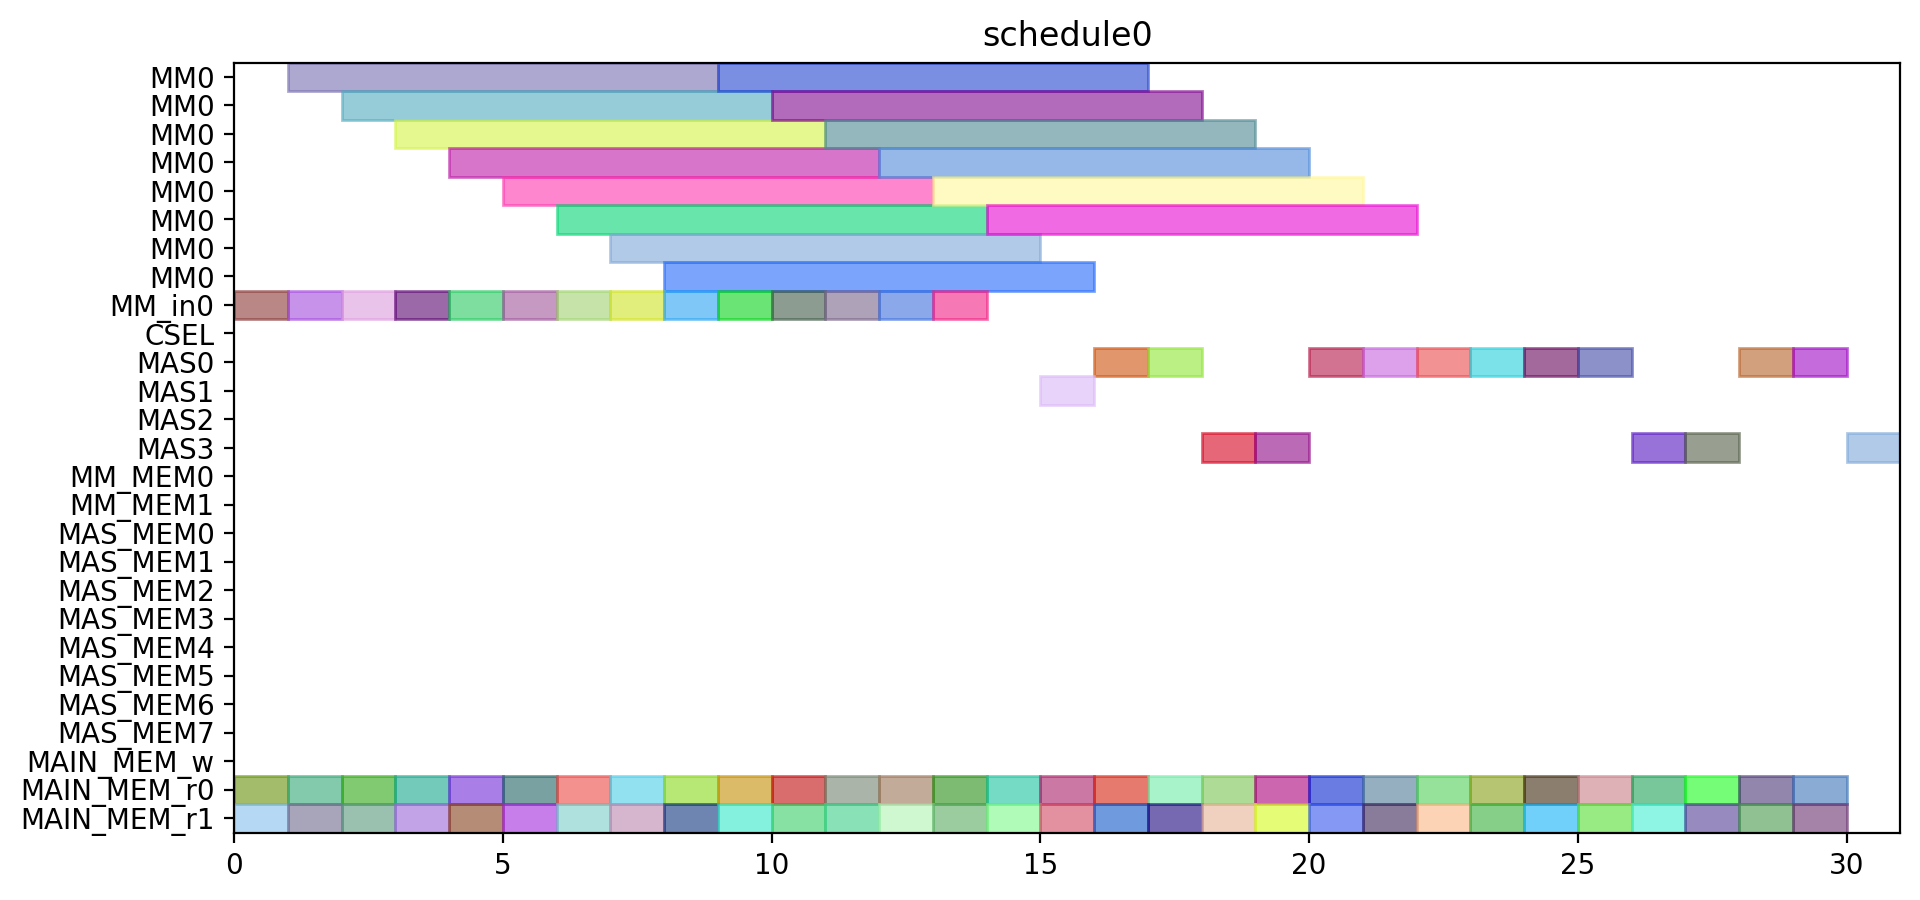

Write Python code to recreate this figure.
from pyschedule import Scenario, solvers, plotters, alt


def solve():
	horizon = 120
	S = Scenario("schedule0", horizon=horizon)

	# resource
	MM = S.Resources('MM', num=1, size=8)
	MM_in = S.Resources('MM_in', num=1)
	CSEL = S.Resource('CSEL')
	MAS = S.Resources('MAS', num=4, size=1, periods=range(1, horizon))
	MM_MEM = S.Resources('MM_MEM', num=2)
	MAS_MEM = S.Resources('MAS_MEM', num=8)
	MAIN_MEM_w = S.Resource('MAIN_MEM_w', size=1)
	MAIN_MEM_r = S.Resources('MAIN_MEM_r', num=2)

	# result of previous scheduling

	# new tasks
	t1_t0 = S.Task('t1_t0', length=8, delay_cost=1)
	t1_t0 += alt(MM)
	t1_t0_in = S.Task('t1_t0_in', length=1, delay_cost=1)
	t1_t0_in += alt(MM_in)
	S += t1_t0_in*MM_in[0]<=t1_t0*MM[0]
	t1_t0_mem0 = S.Task('t1_t0_mem0', length=1, delay_cost=1)
	t1_t0_mem0 += MAIN_MEM_r[0]
	S += t1_t0_mem0 <= t1_t0

	t1_t0_mem1 = S.Task('t1_t0_mem1', length=1, delay_cost=1)
	t1_t0_mem1 += MAIN_MEM_r[1]
	S += t1_t0_mem1 <= t1_t0

	t1_t1 = S.Task('t1_t1', length=8, delay_cost=1)
	t1_t1 += alt(MM)
	t1_t1_in = S.Task('t1_t1_in', length=1, delay_cost=1)
	t1_t1_in += alt(MM_in)
	S += t1_t1_in*MM_in[0]<=t1_t1*MM[0]
	t1_t1_mem0 = S.Task('t1_t1_mem0', length=1, delay_cost=1)
	t1_t1_mem0 += MAIN_MEM_r[0]
	S += t1_t1_mem0 <= t1_t1

	t1_t1_mem1 = S.Task('t1_t1_mem1', length=1, delay_cost=1)
	t1_t1_mem1 += MAIN_MEM_r[1]
	S += t1_t1_mem1 <= t1_t1

	t1_t2 = S.Task('t1_t2', length=1, delay_cost=1)
	t1_t2 += alt(MAS)
	t1_t2_mem0 = S.Task('t1_t2_mem0', length=1, delay_cost=1)
	t1_t2_mem0 += MAIN_MEM_r[0]
	S += t1_t2_mem0 <= t1_t2

	t1_t2_mem1 = S.Task('t1_t2_mem1', length=1, delay_cost=1)
	t1_t2_mem1 += MAIN_MEM_r[1]
	S += t1_t2_mem1 <= t1_t2

	t1_t3 = S.Task('t1_t3', length=1, delay_cost=1)
	t1_t3 += alt(MAS)
	t1_t3_mem0 = S.Task('t1_t3_mem0', length=1, delay_cost=1)
	t1_t3_mem0 += MAIN_MEM_r[0]
	S += t1_t3_mem0 <= t1_t3

	t1_t3_mem1 = S.Task('t1_t3_mem1', length=1, delay_cost=1)
	t1_t3_mem1 += MAIN_MEM_r[1]
	S += t1_t3_mem1 <= t1_t3

	t2_t0 = S.Task('t2_t0', length=8, delay_cost=1)
	t2_t0 += alt(MM)
	t2_t0_in = S.Task('t2_t0_in', length=1, delay_cost=1)
	t2_t0_in += alt(MM_in)
	S += t2_t0_in*MM_in[0]<=t2_t0*MM[0]
	t2_t0_mem0 = S.Task('t2_t0_mem0', length=1, delay_cost=1)
	t2_t0_mem0 += MAIN_MEM_r[0]
	S += t2_t0_mem0 <= t2_t0

	t2_t0_mem1 = S.Task('t2_t0_mem1', length=1, delay_cost=1)
	t2_t0_mem1 += MAIN_MEM_r[1]
	S += t2_t0_mem1 <= t2_t0

	t2_t1 = S.Task('t2_t1', length=8, delay_cost=1)
	t2_t1 += alt(MM)
	t2_t1_in = S.Task('t2_t1_in', length=1, delay_cost=1)
	t2_t1_in += alt(MM_in)
	S += t2_t1_in*MM_in[0]<=t2_t1*MM[0]
	t2_t1_mem0 = S.Task('t2_t1_mem0', length=1, delay_cost=1)
	t2_t1_mem0 += MAIN_MEM_r[0]
	S += t2_t1_mem0 <= t2_t1

	t2_t1_mem1 = S.Task('t2_t1_mem1', length=1, delay_cost=1)
	t2_t1_mem1 += MAIN_MEM_r[1]
	S += t2_t1_mem1 <= t2_t1

	t2_t2 = S.Task('t2_t2', length=1, delay_cost=1)
	t2_t2 += alt(MAS)
	t2_t2_mem0 = S.Task('t2_t2_mem0', length=1, delay_cost=1)
	t2_t2_mem0 += MAIN_MEM_r[0]
	S += t2_t2_mem0 <= t2_t2

	t2_t2_mem1 = S.Task('t2_t2_mem1', length=1, delay_cost=1)
	t2_t2_mem1 += MAIN_MEM_r[1]
	S += t2_t2_mem1 <= t2_t2

	t2_t3 = S.Task('t2_t3', length=1, delay_cost=1)
	t2_t3 += alt(MAS)
	t2_t3_mem0 = S.Task('t2_t3_mem0', length=1, delay_cost=1)
	t2_t3_mem0 += MAIN_MEM_r[0]
	S += t2_t3_mem0 <= t2_t3

	t2_t3_mem1 = S.Task('t2_t3_mem1', length=1, delay_cost=1)
	t2_t3_mem1 += MAIN_MEM_r[1]
	S += t2_t3_mem1 <= t2_t3

	t0_t0 = S.Task('t0_t0', length=8, delay_cost=1)
	t0_t0 += alt(MM)
	t0_t0_in = S.Task('t0_t0_in', length=1, delay_cost=1)
	t0_t0_in += alt(MM_in)
	S += t0_t0_in*MM_in[0]<=t0_t0*MM[0]
	t0_t0_mem0 = S.Task('t0_t0_mem0', length=1, delay_cost=1)
	t0_t0_mem0 += MAIN_MEM_r[0]
	S += t0_t0_mem0 <= t0_t0

	t0_t0_mem1 = S.Task('t0_t0_mem1', length=1, delay_cost=1)
	t0_t0_mem1 += MAIN_MEM_r[1]
	S += t0_t0_mem1 <= t0_t0

	t0_t1 = S.Task('t0_t1', length=8, delay_cost=1)
	t0_t1 += alt(MM)
	t0_t1_in = S.Task('t0_t1_in', length=1, delay_cost=1)
	t0_t1_in += alt(MM_in)
	S += t0_t1_in*MM_in[0]<=t0_t1*MM[0]
	t0_t1_mem0 = S.Task('t0_t1_mem0', length=1, delay_cost=1)
	t0_t1_mem0 += MAIN_MEM_r[0]
	S += t0_t1_mem0 <= t0_t1

	t0_t1_mem1 = S.Task('t0_t1_mem1', length=1, delay_cost=1)
	t0_t1_mem1 += MAIN_MEM_r[1]
	S += t0_t1_mem1 <= t0_t1

	t0_t2 = S.Task('t0_t2', length=1, delay_cost=1)
	t0_t2 += alt(MAS)
	t0_t2_mem0 = S.Task('t0_t2_mem0', length=1, delay_cost=1)
	t0_t2_mem0 += MAIN_MEM_r[0]
	S += t0_t2_mem0 <= t0_t2

	t0_t2_mem1 = S.Task('t0_t2_mem1', length=1, delay_cost=1)
	t0_t2_mem1 += MAIN_MEM_r[1]
	S += t0_t2_mem1 <= t0_t2

	t0_t3 = S.Task('t0_t3', length=1, delay_cost=1)
	t0_t3 += alt(MAS)
	t0_t3_mem0 = S.Task('t0_t3_mem0', length=1, delay_cost=1)
	t0_t3_mem0 += MAIN_MEM_r[0]
	S += t0_t3_mem0 <= t0_t3

	t0_t3_mem1 = S.Task('t0_t3_mem1', length=1, delay_cost=1)
	t0_t3_mem1 += MAIN_MEM_r[1]
	S += t0_t3_mem1 <= t0_t3

	t4_t0_t0 = S.Task('t4_t0_t0', length=8, delay_cost=1)
	t4_t0_t0 += alt(MM)
	t4_t0_t0_in = S.Task('t4_t0_t0_in', length=1, delay_cost=1)
	t4_t0_t0_in += alt(MM_in)
	S += t4_t0_t0_in*MM_in[0]<=t4_t0_t0*MM[0]
	t4_t0_t0_mem0 = S.Task('t4_t0_t0_mem0', length=1, delay_cost=1)
	t4_t0_t0_mem0 += MAIN_MEM_r[0]
	S += t4_t0_t0_mem0 <= t4_t0_t0

	t4_t0_t0_mem1 = S.Task('t4_t0_t0_mem1', length=1, delay_cost=1)
	t4_t0_t0_mem1 += MAIN_MEM_r[1]
	S += t4_t0_t0_mem1 <= t4_t0_t0

	t4_t0_t1 = S.Task('t4_t0_t1', length=8, delay_cost=1)
	t4_t0_t1 += alt(MM)
	t4_t0_t1_in = S.Task('t4_t0_t1_in', length=1, delay_cost=1)
	t4_t0_t1_in += alt(MM_in)
	S += t4_t0_t1_in*MM_in[0]<=t4_t0_t1*MM[0]
	t4_t0_t1_mem0 = S.Task('t4_t0_t1_mem0', length=1, delay_cost=1)
	t4_t0_t1_mem0 += MAIN_MEM_r[0]
	S += t4_t0_t1_mem0 <= t4_t0_t1

	t4_t0_t1_mem1 = S.Task('t4_t0_t1_mem1', length=1, delay_cost=1)
	t4_t0_t1_mem1 += MAIN_MEM_r[1]
	S += t4_t0_t1_mem1 <= t4_t0_t1

	t4_t0_t2 = S.Task('t4_t0_t2', length=1, delay_cost=1)
	t4_t0_t2 += alt(MAS)
	t4_t0_t2_mem0 = S.Task('t4_t0_t2_mem0', length=1, delay_cost=1)
	t4_t0_t2_mem0 += MAIN_MEM_r[0]
	S += t4_t0_t2_mem0 <= t4_t0_t2

	t4_t0_t2_mem1 = S.Task('t4_t0_t2_mem1', length=1, delay_cost=1)
	t4_t0_t2_mem1 += MAIN_MEM_r[1]
	S += t4_t0_t2_mem1 <= t4_t0_t2

	t4_t0_t3 = S.Task('t4_t0_t3', length=1, delay_cost=1)
	t4_t0_t3 += alt(MAS)
	t4_t0_t3_mem0 = S.Task('t4_t0_t3_mem0', length=1, delay_cost=1)
	t4_t0_t3_mem0 += MAIN_MEM_r[0]
	S += t4_t0_t3_mem0 <= t4_t0_t3

	t4_t0_t3_mem1 = S.Task('t4_t0_t3_mem1', length=1, delay_cost=1)
	t4_t0_t3_mem1 += MAIN_MEM_r[1]
	S += t4_t0_t3_mem1 <= t4_t0_t3

	t4_t1_t0 = S.Task('t4_t1_t0', length=8, delay_cost=1)
	t4_t1_t0 += alt(MM)
	t4_t1_t0_in = S.Task('t4_t1_t0_in', length=1, delay_cost=1)
	t4_t1_t0_in += alt(MM_in)
	S += t4_t1_t0_in*MM_in[0]<=t4_t1_t0*MM[0]
	t4_t1_t0_mem0 = S.Task('t4_t1_t0_mem0', length=1, delay_cost=1)
	t4_t1_t0_mem0 += MAIN_MEM_r[0]
	S += t4_t1_t0_mem0 <= t4_t1_t0

	t4_t1_t0_mem1 = S.Task('t4_t1_t0_mem1', length=1, delay_cost=1)
	t4_t1_t0_mem1 += MAIN_MEM_r[1]
	S += t4_t1_t0_mem1 <= t4_t1_t0

	t4_t1_t1 = S.Task('t4_t1_t1', length=8, delay_cost=1)
	t4_t1_t1 += alt(MM)
	t4_t1_t1_in = S.Task('t4_t1_t1_in', length=1, delay_cost=1)
	t4_t1_t1_in += alt(MM_in)
	S += t4_t1_t1_in*MM_in[0]<=t4_t1_t1*MM[0]
	t4_t1_t1_mem0 = S.Task('t4_t1_t1_mem0', length=1, delay_cost=1)
	t4_t1_t1_mem0 += MAIN_MEM_r[0]
	S += t4_t1_t1_mem0 <= t4_t1_t1

	t4_t1_t1_mem1 = S.Task('t4_t1_t1_mem1', length=1, delay_cost=1)
	t4_t1_t1_mem1 += MAIN_MEM_r[1]
	S += t4_t1_t1_mem1 <= t4_t1_t1

	t4_t1_t2 = S.Task('t4_t1_t2', length=1, delay_cost=1)
	t4_t1_t2 += alt(MAS)
	t4_t1_t2_mem0 = S.Task('t4_t1_t2_mem0', length=1, delay_cost=1)
	t4_t1_t2_mem0 += MAIN_MEM_r[0]
	S += t4_t1_t2_mem0 <= t4_t1_t2

	t4_t1_t2_mem1 = S.Task('t4_t1_t2_mem1', length=1, delay_cost=1)
	t4_t1_t2_mem1 += MAIN_MEM_r[1]
	S += t4_t1_t2_mem1 <= t4_t1_t2

	t4_t1_t3 = S.Task('t4_t1_t3', length=1, delay_cost=1)
	t4_t1_t3 += alt(MAS)
	t4_t1_t3_mem0 = S.Task('t4_t1_t3_mem0', length=1, delay_cost=1)
	t4_t1_t3_mem0 += MAIN_MEM_r[0]
	S += t4_t1_t3_mem0 <= t4_t1_t3

	t4_t1_t3_mem1 = S.Task('t4_t1_t3_mem1', length=1, delay_cost=1)
	t4_t1_t3_mem1 += MAIN_MEM_r[1]
	S += t4_t1_t3_mem1 <= t4_t1_t3

	t4_t2_t0 = S.Task('t4_t2_t0', length=8, delay_cost=1)
	t4_t2_t0 += alt(MM)
	t4_t2_t0_in = S.Task('t4_t2_t0_in', length=1, delay_cost=1)
	t4_t2_t0_in += alt(MM_in)
	S += t4_t2_t0_in*MM_in[0]<=t4_t2_t0*MM[0]
	t4_t2_t0_mem0 = S.Task('t4_t2_t0_mem0', length=1, delay_cost=1)
	t4_t2_t0_mem0 += MAIN_MEM_r[0]
	S += t4_t2_t0_mem0 <= t4_t2_t0

	t4_t2_t0_mem1 = S.Task('t4_t2_t0_mem1', length=1, delay_cost=1)
	t4_t2_t0_mem1 += MAIN_MEM_r[1]
	S += t4_t2_t0_mem1 <= t4_t2_t0

	t4_t2_t1 = S.Task('t4_t2_t1', length=8, delay_cost=1)
	t4_t2_t1 += alt(MM)
	t4_t2_t1_in = S.Task('t4_t2_t1_in', length=1, delay_cost=1)
	t4_t2_t1_in += alt(MM_in)
	S += t4_t2_t1_in*MM_in[0]<=t4_t2_t1*MM[0]
	t4_t2_t1_mem0 = S.Task('t4_t2_t1_mem0', length=1, delay_cost=1)
	t4_t2_t1_mem0 += MAIN_MEM_r[0]
	S += t4_t2_t1_mem0 <= t4_t2_t1

	t4_t2_t1_mem1 = S.Task('t4_t2_t1_mem1', length=1, delay_cost=1)
	t4_t2_t1_mem1 += MAIN_MEM_r[1]
	S += t4_t2_t1_mem1 <= t4_t2_t1

	t4_t2_t2 = S.Task('t4_t2_t2', length=1, delay_cost=1)
	t4_t2_t2 += alt(MAS)
	t4_t2_t2_mem0 = S.Task('t4_t2_t2_mem0', length=1, delay_cost=1)
	t4_t2_t2_mem0 += MAIN_MEM_r[0]
	S += t4_t2_t2_mem0 <= t4_t2_t2

	t4_t2_t2_mem1 = S.Task('t4_t2_t2_mem1', length=1, delay_cost=1)
	t4_t2_t2_mem1 += MAIN_MEM_r[1]
	S += t4_t2_t2_mem1 <= t4_t2_t2

	t4_t2_t3 = S.Task('t4_t2_t3', length=1, delay_cost=1)
	t4_t2_t3 += alt(MAS)
	t4_t2_t3_mem0 = S.Task('t4_t2_t3_mem0', length=1, delay_cost=1)
	t4_t2_t3_mem0 += MAIN_MEM_r[0]
	S += t4_t2_t3_mem0 <= t4_t2_t3

	t4_t2_t3_mem1 = S.Task('t4_t2_t3_mem1', length=1, delay_cost=1)
	t4_t2_t3_mem1 += MAIN_MEM_r[1]
	S += t4_t2_t3_mem1 <= t4_t2_t3

	t4_t40 = S.Task('t4_t40', length=1, delay_cost=1)
	t4_t40 += alt(MAS)
	t4_t40_mem0 = S.Task('t4_t40_mem0', length=1, delay_cost=1)
	t4_t40_mem0 += MAIN_MEM_r[0]
	S += t4_t40_mem0 <= t4_t40

	t4_t40_mem1 = S.Task('t4_t40_mem1', length=1, delay_cost=1)
	t4_t40_mem1 += MAIN_MEM_r[1]
	S += t4_t40_mem1 <= t4_t40

	t4_t41 = S.Task('t4_t41', length=1, delay_cost=1)
	t4_t41 += alt(MAS)
	t4_t41_mem0 = S.Task('t4_t41_mem0', length=1, delay_cost=1)
	t4_t41_mem0 += MAIN_MEM_r[0]
	S += t4_t41_mem0 <= t4_t41

	t4_t41_mem1 = S.Task('t4_t41_mem1', length=1, delay_cost=1)
	t4_t41_mem1 += MAIN_MEM_r[1]
	S += t4_t41_mem1 <= t4_t41

	t4_t50 = S.Task('t4_t50', length=1, delay_cost=1)
	t4_t50 += alt(MAS)
	t4_t50_mem0 = S.Task('t4_t50_mem0', length=1, delay_cost=1)
	t4_t50_mem0 += MAIN_MEM_r[0]
	S += t4_t50_mem0 <= t4_t50

	t4_t50_mem1 = S.Task('t4_t50_mem1', length=1, delay_cost=1)
	t4_t50_mem1 += MAIN_MEM_r[1]
	S += t4_t50_mem1 <= t4_t50

	t4_t51 = S.Task('t4_t51', length=1, delay_cost=1)
	t4_t51 += alt(MAS)
	t4_t51_mem0 = S.Task('t4_t51_mem0', length=1, delay_cost=1)
	t4_t51_mem0 += MAIN_MEM_r[0]
	S += t4_t51_mem0 <= t4_t51

	t4_t51_mem1 = S.Task('t4_t51_mem1', length=1, delay_cost=1)
	t4_t51_mem1 += MAIN_MEM_r[1]
	S += t4_t51_mem1 <= t4_t51

	t4_t8_t0 = S.Task('t4_t8_t0', length=8, delay_cost=1)
	t4_t8_t0 += alt(MM)
	t4_t8_t0_in = S.Task('t4_t8_t0_in', length=1, delay_cost=1)
	t4_t8_t0_in += alt(MM_in)
	S += t4_t8_t0_in*MM_in[0]<=t4_t8_t0*MM[0]
	t4_t8_t0_mem0 = S.Task('t4_t8_t0_mem0', length=1, delay_cost=1)
	t4_t8_t0_mem0 += MAIN_MEM_r[0]
	S += t4_t8_t0_mem0 <= t4_t8_t0

	t4_t8_t0_mem1 = S.Task('t4_t8_t0_mem1', length=1, delay_cost=1)
	t4_t8_t0_mem1 += MAIN_MEM_r[1]
	S += t4_t8_t0_mem1 <= t4_t8_t0

	t4_t8_t1 = S.Task('t4_t8_t1', length=8, delay_cost=1)
	t4_t8_t1 += alt(MM)
	t4_t8_t1_in = S.Task('t4_t8_t1_in', length=1, delay_cost=1)
	t4_t8_t1_in += alt(MM_in)
	S += t4_t8_t1_in*MM_in[0]<=t4_t8_t1*MM[0]
	t4_t8_t1_mem0 = S.Task('t4_t8_t1_mem0', length=1, delay_cost=1)
	t4_t8_t1_mem0 += MAIN_MEM_r[0]
	S += t4_t8_t1_mem0 <= t4_t8_t1

	t4_t8_t1_mem1 = S.Task('t4_t8_t1_mem1', length=1, delay_cost=1)
	t4_t8_t1_mem1 += MAIN_MEM_r[1]
	S += t4_t8_t1_mem1 <= t4_t8_t1

	solvers.mip.solve(S,msg=1,kind='CPLEX',ratio_gap=1.01)

	solution = [['hoge']*len(S.solution()[1]) for i in range(len(S.solution()))]
	for i in range(len(S.solution())):
		for j in range(len(S.solution()[i])):
			solution[i][j]=str(S.solution()[i][j])
	print(solution)

	cycles = int(solution[-1][3])

	pic_file_name = "/home/mfukuda/ABE/multiRAM_multiMAS_16mux/scheduling_result/stage8MM1_stage1MAS4/SPARSE/schedule0.png"
	if(S.solution() != []):
		plotters.matplotlib.plot(S,img_filename=pic_file_name, show_task_labels=False, fig_size=(cycles*0.25+3, 5))

	return solution
